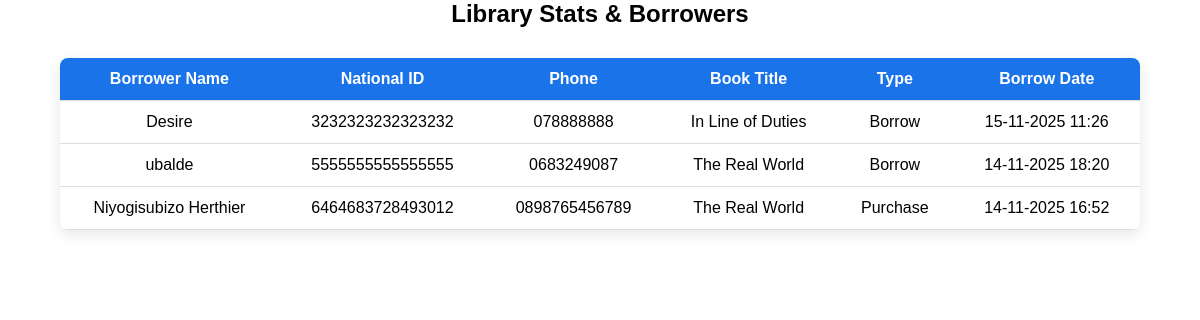
The app's page /librarystats.php (signed in) with its own data.
### tables this page shows
CREATE TABLE `borrowed_books` (
  `id` int(11) NOT NULL,
  `borrower_id` int(11) NOT NULL,
  `book_id` int(11) NOT NULL,
  `borrow_date` datetime DEFAULT current_timestamp(),
  `book_type` varchar(50) NOT NULL
);

CREATE TABLE `borrowers` (
  `id` int(11) NOT NULL,
  `name` varchar(100) NOT NULL,
  `national_id` char(16) NOT NULL,
  `phone` varchar(15) NOT NULL
);

CREATE TABLE `books` (
  `id` int(11) NOT NULL,
  `title` varchar(255) NOT NULL,
  `author` varchar(255) NOT NULL,
  `year` int(4) NOT NULL,
  `category` varchar(100) NOT NULL,
  `description` text DEFAULT NULL
);

### librarystats.php (the view, shortened to what this page needs)
<?php
$conn = new mysqli("localhost","root","","library_db");
$sql = "SELECT
            b.name AS borrower_name,
            b.national_id,
            b.phone,
            bk.title AS book_title,
            bb.book_type,
            bb.borrow_date
        FROM borrowed_books bb
        JOIN borrowers b ON bb.borrower_id = b.id
        JOIN books bk ON bb.book_id = bk.id
        ORDER BY bb.borrow_date DESC";
$result = $conn->query($sql);
?>
<!DOCTYPE html>
<html lang="en">
<head>
<link rel="stylesheet" href="style.css">
</head>
<body>
<h2 style="text-align:center;">Library Stats & Borrowers</h2>
<table>
<tr>
    <th>Borrower Name</th>
    <th>National ID</th>
    <th>Phone</th>
    <th>Book Title</th>
    <th>Type</th>
    <th>Borrow Date</th>
</tr>
<?php if($result->num_rows>0): ?>
    <?php while($row=$result->fetch_assoc()): ?>
        <tr>
            <td><?= htmlspecialchars($row['borrower_name']) ?></td>
            <td><?= htmlspecialchars($row['national_id']) ?></td>
            <td><?= htmlspecialchars($row['phone']) ?></td>
            <td><?= htmlspecialchars($row['book_title']) ?></td>
            <td><?= htmlspecialchars($row['book_type']) ?></td>
            <td><?= date("d-m-Y H:i", strtotime($row['borrow_date'])) ?></td>
        </tr>
    <?php endwhile; ?>
<?php else: ?>
<tr><td colspan="6">No borrowing records found.</td></tr>
<?php endif; ?>
</table>
</body>
</html>

### style.css (style rules this page uses)
* { margin: 0; padding: 0; font-family: Arial, sans-serif; }

### librarystats.php (style rules this page uses)
table { width: 90%; margin: 30px auto; border-collapse: collapse; background:#fff; box-shadow:0 4px 15px rgba(0,0,0,0.1); border-radius:8px; overflow:hidden; }
th, td { padding: 12px 15px; border-bottom:1px solid #ddd; text-align:center; }
th { background: #1a73e8; color:#fff; font-weight:600; }

### records on screen
borrowed_books: borrower.name "Desire", borrower.national_id "3232323232323232", borrower.phone "078888888", book.title "In Line of Duties", book_type "Borrow", borrow_date "15-11-2025 11:26"
borrowed_books: borrower.name "ubalde", borrower.national_id "5555555555555555", borrower.phone "0683249087", book.title "The Real World", book_type "Borrow", borrow_date "14-11-2025 18:20"
borrowed_books: borrower.name "Niyogisubizo Herthier", borrower.national_id "6464683728493012", borrower.phone "0898765456789", book.title "The Real World", book_type "Purchase", borrow_date "14-11-2025 16:52"
